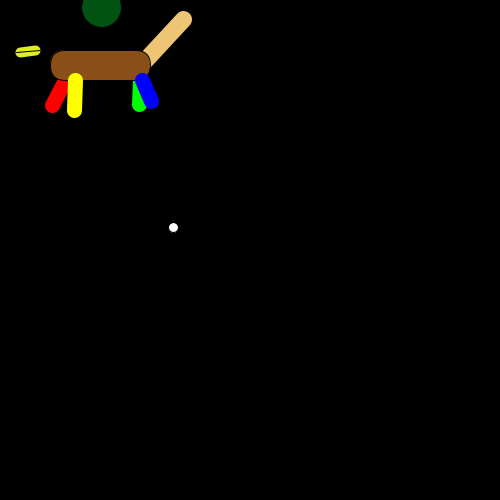
Frame 1 (no input)
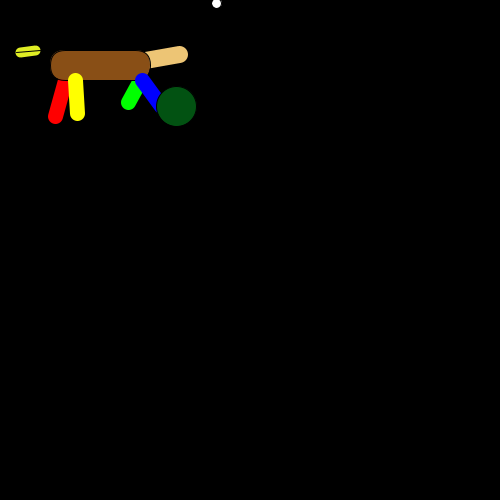
Frame 60 (the mouse pressed at the canvas centre just before this capture)
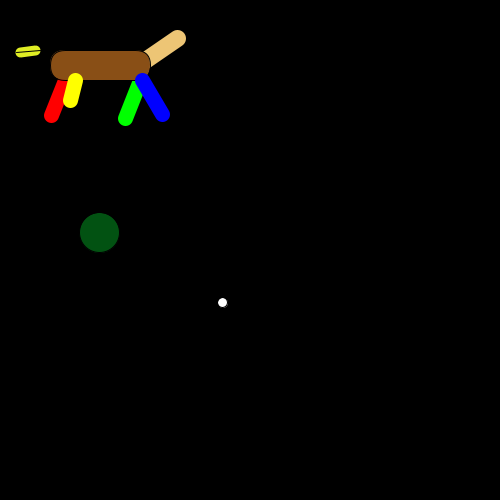
Frame 120 (the mouse held since frame 60 and released just before this capture)

The Processing sketch that drew these frames (run headless with seeded random() and noise(); from frame 60 on, the mouse is pressed at the canvas centre):

// Processing sketch: Phillip_Got_The_Moves
// ── Phillip_Got_The_Moves.pde
void setup() {
  size(500,500);
  frameRate(200);
}

void draw() {
  background(0);
//BEHIND LEGS
stroke(255, 0, 0);
strokeWeight(15);
line(random(40,60), random(100,120), 65, 80);

stroke(0, 255, 0);
line(random(120,140), random(100,120), 140, 80);


//tail
stroke(237, 197, 117);
strokeWeight(17);
line(145, 60, random(175,185), random(0,60));


//body
stroke(0);
strokeWeight(1);
fill(137, 79, 22);
rect(50, 50, 100, 30, 200);


//FOREFACING LEGS
stroke(255, 255, 0);
strokeWeight(15);
line(75, 80, random(65,85), random(100,120));

stroke(0, 0, 255);
strokeWeight(15);
line(142, 80, random(145,165), random(100,120));

//head
//head
strokeWeight(1);
stroke(0);
fill(2, 82, 18);
ellipse(random(width), random(height), 40, 40); //ellipse(50, 40, 40, 40);
//eyes 
fill(255);
ellipse(random(width), random(height), 10, 10);
stroke(209, 201, 57);

stroke(0);
fill(0);
ellipse(38,35,5,5);


//bill
stroke(223,237,36);
strokeWeight(10);
line(20,52,35,50);

stroke(0);
strokeWeight(1);
line(16,52,40,50);
}
